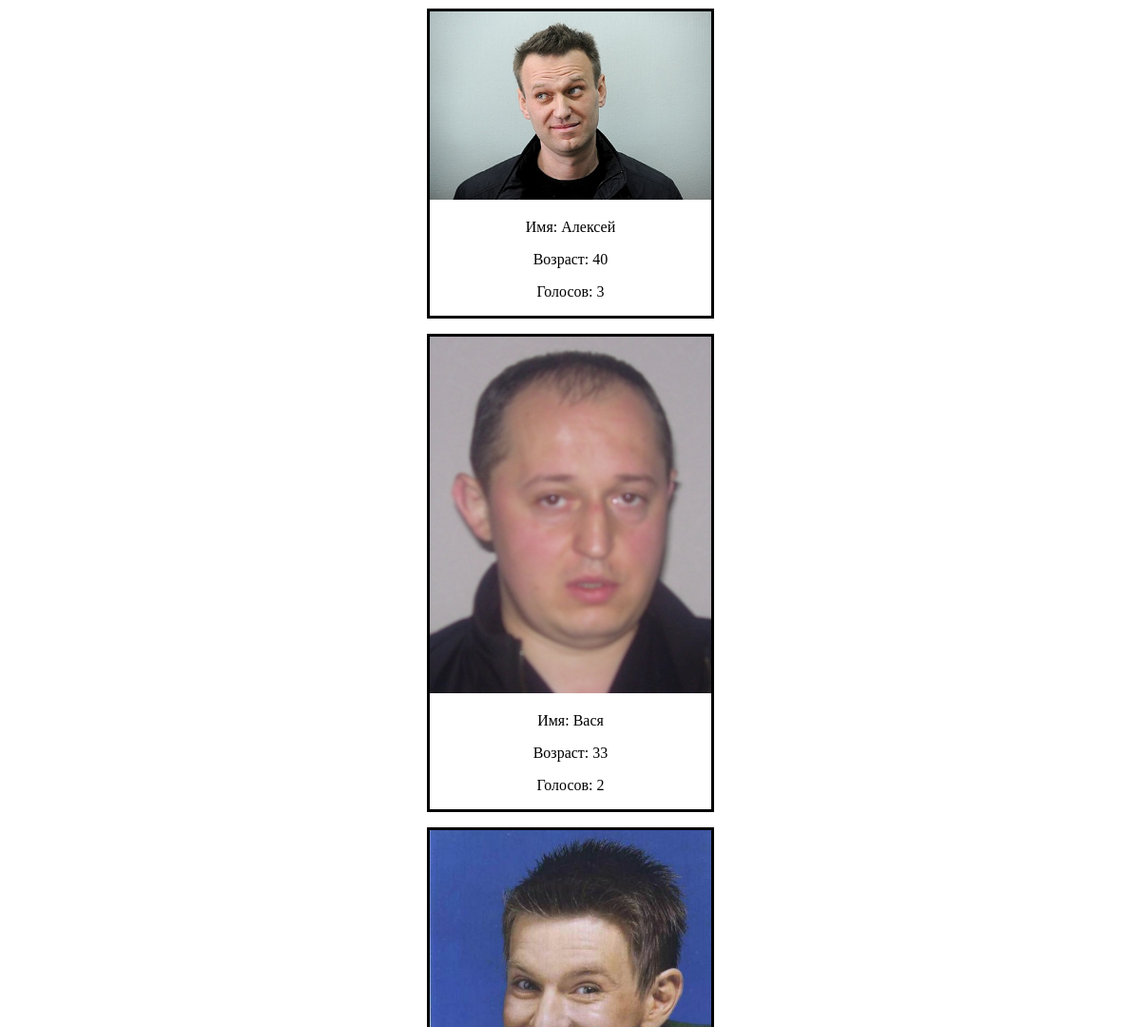
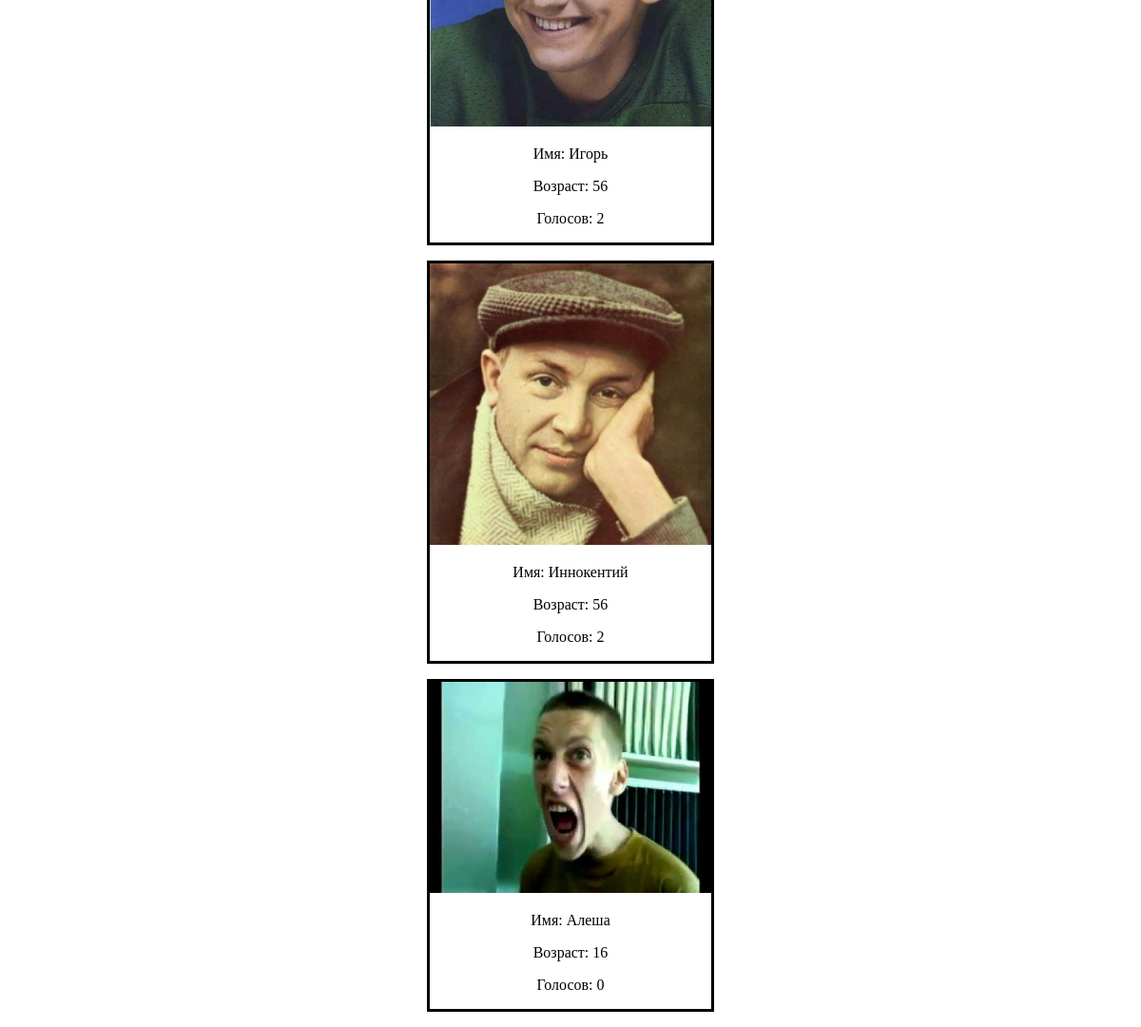
The app's page /vote/1/ (lower part), older data (2 pictures, top to bottom).
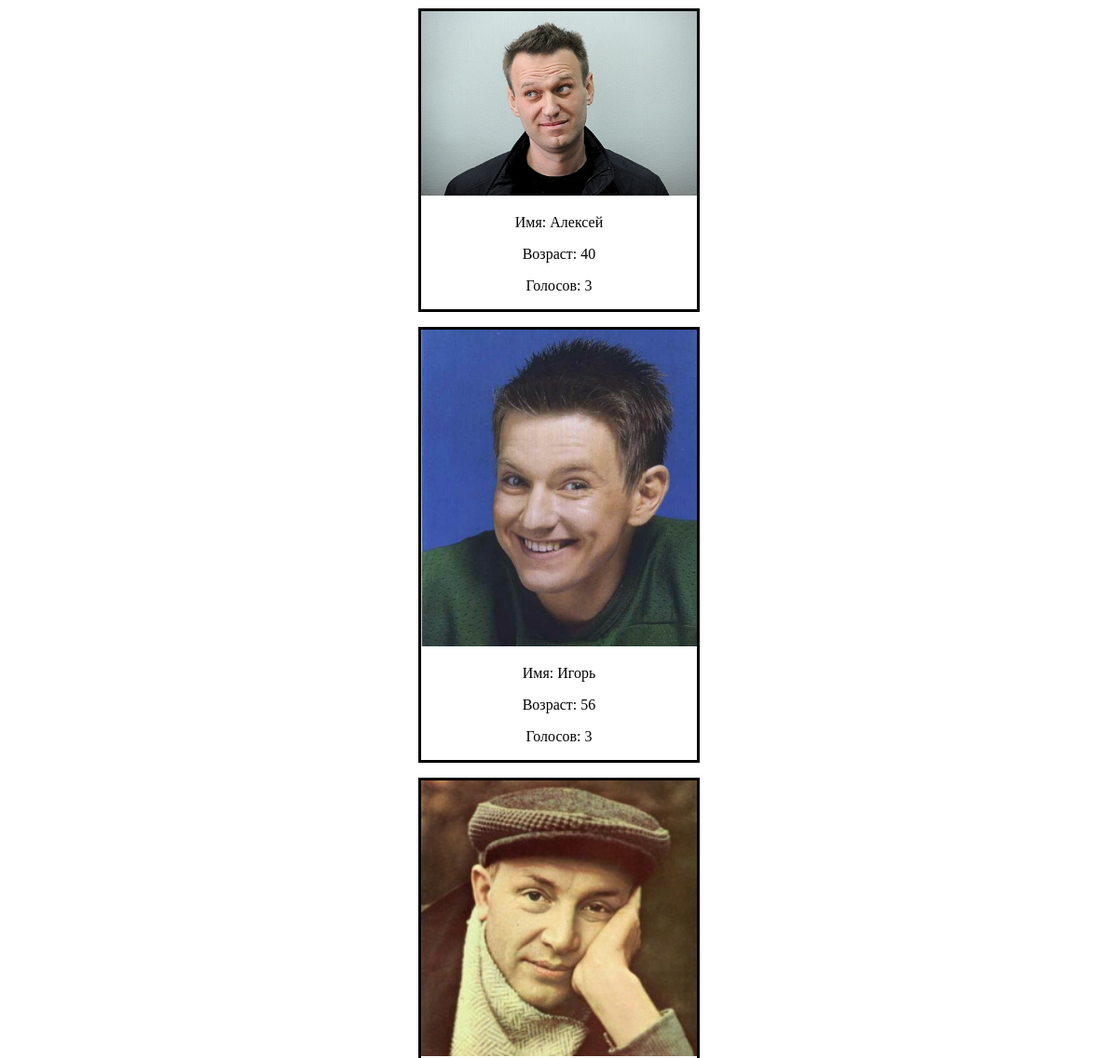
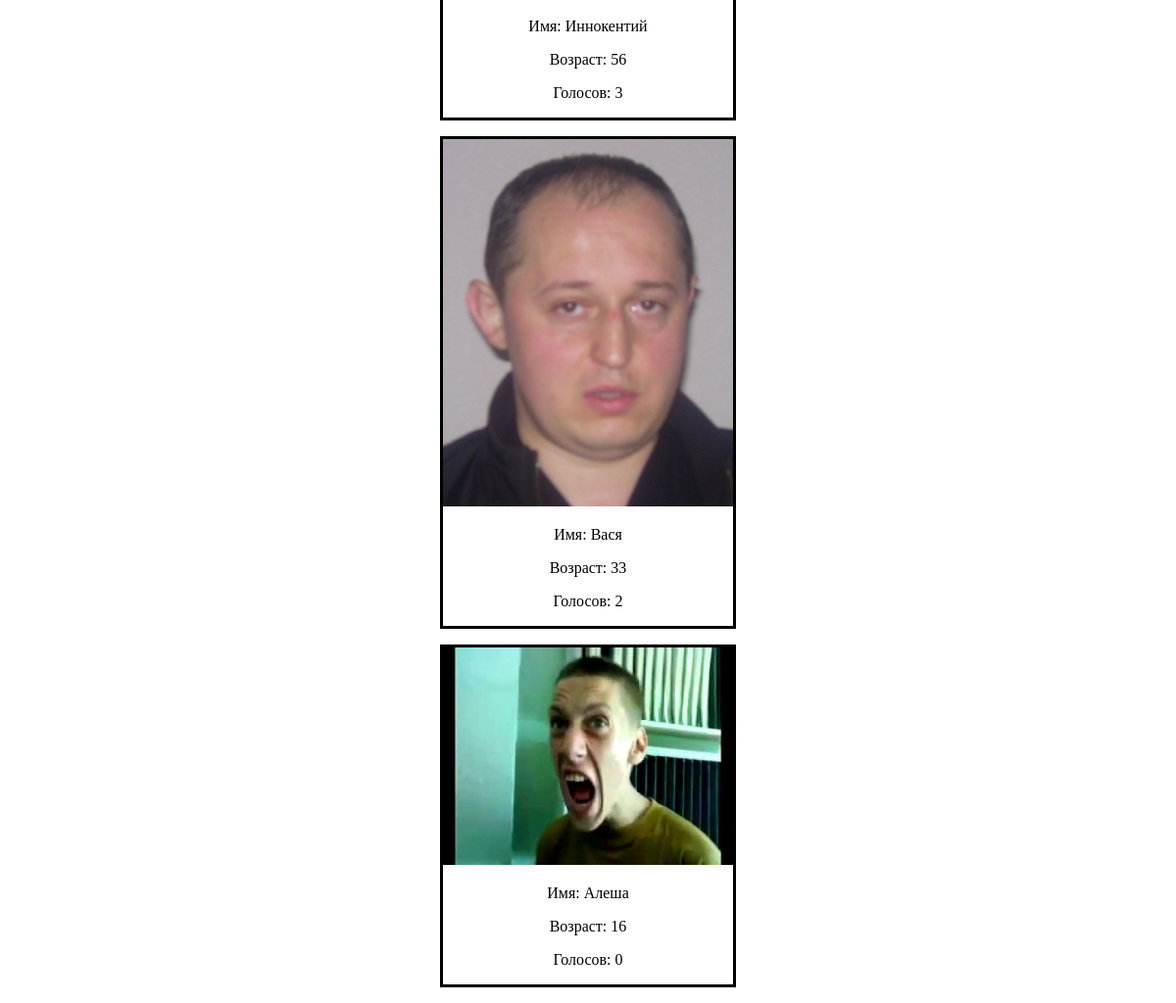
The same page, newer data (2 pictures, top to bottom).
### voting_app/models.py (models this page shows, shortened)
class Vote_for_character(models.Model):
    vote         = models.ForeignKey(Vote, on_delete=models.CASCADE)
    character    = models.ForeignKey(Character, on_delete=models.CASCADE)
    votes_number = models.IntegerField(default=0)
    class Meta:
        verbose_name = 'Голосование за персонажа'
        verbose_name_plural = 'Голосования за персонажей'
        unique_together = ('vote', 'character',)

class Character(models.Model):
    name  = models.CharField(max_length=20)
    image = models.ImageField(upload_to='img')
    age   = models.IntegerField()
    vote  = models.ManyToManyField(Vote, through='Vote_for_character')
    class Meta:
        verbose_name = 'Персонаж'
        verbose_name_plural = 'Персонажи'

### voting_app/views.py (the view)
# urls.py: url(r'^vote/(?P<id>\d+)/$', views.detail_vote_view, name='detail-vote'),
def detail_vote_view(request, id):
    vote = Vote.objects.get(id=id)
    vote_for_chars = vote.vote_for_character_set.all()
    page_title = vote.title
    votes_name = page_title
    if is_active_vote(vote):
        if request.method == "GET":
            nominates = vote_for_chars
            return render(request, 'voteDetail/activeVoteDetail.html', locals())
        if request.method == "POST":
            id_to_vote = request.POST.get("id_to_vote")
            charToVote = vote_for_chars.get(character__id=id_to_vote)
            charToVote.votes_number += 1
            charToVote.save()
            return HttpResponseRedirect('/')
    else:
        winners = []
        topFives = []
        if vote.vote_for_character_set.count() != 0:
            sorted = vote.vote_for_character_set.order_by('-votes_number')
            winner_number_votes = sorted[0].votes_number
            winners = vote_for_chars.filter(votes_number__exact=winner_number_votes)
            topFives = sorted[winners.count():5 + winners.count()]
        return render(request, 'voteDetail/completedVoteDetail.html', locals())

### voting_app/models.py (called while the page is built)
    def __str__(self):
        return self.title

### voting_app/utils.py (called while the page is built)
def is_active_vote(vote):
    if vote.end_date < timezone.now() or timezone.now() < vote.start_date :
        return False
    if vote.vote_for_character_set.latest('votes_number').votes_number >= vote.votes_to_win:
        return False
    return True

### templates/voteDetail/completedVoteDetail.html (shortened to what this page needs)
{% extends 'base/base.html' %}
{% block content %}
        {% for item in topFives %}
            <p>{% include "base/listOutput.html" %}</p>
        {% endfor %}
{% endblock content %}

### templates/base/listOutput.html
<div style="border-style: solid; width: 25%">
        <img src="{{ item.character.image.url }}" alt="img" class="img-responsive img-rounded" width="100%" height=auto>
        <p>Имя: {{ item.character.name }}</p>
        <p>Возраст: {{ item.character.age }}</p>
        <p>Голосов: {{ item.votes_number }}</p>
</div>

Row changes from the older to the newer data that the page shows:
changed Vote_for_character "Игорь": votes_number "2" → "3"
changed Vote_for_character "Иннокентий": votes_number "2" → "3"
shown differently, row unchanged: Vote_for_character "Вася": moves down the list
